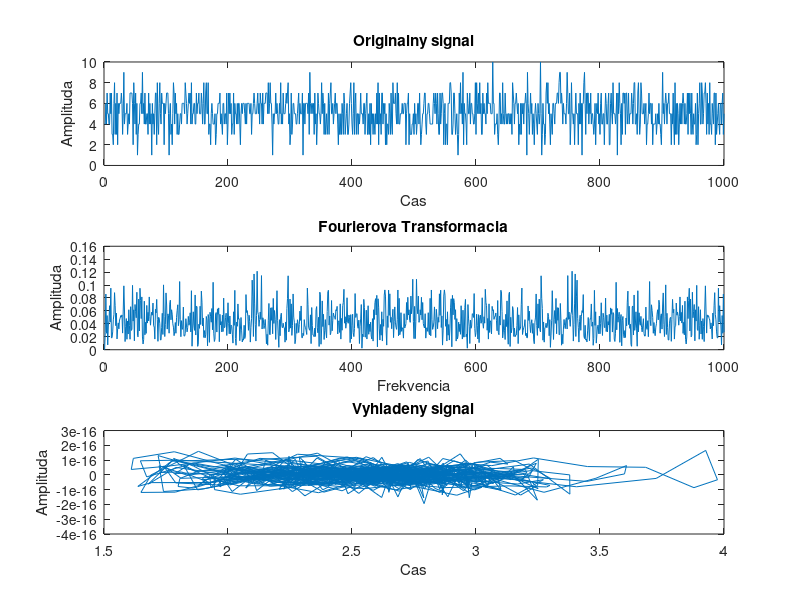

This figure's MATLAB source:

% Parameters
n = 10;
p = 0.5;
N = 1000;

% Generate binomial random numbers
a = binornd(n, p, 1, N);

% Fourier transform
c = fft(a) / N;
ca = abs(c);
ca(1) = 0;

% Vyhladenie
smooth_range = 100; % Počet frekvencií, ktoré chceme zachovať
c(smooth_range+2:end-smooth_range) = 0; % Vynulovanie frekvencií mimo rozsahu

y = ifft(c) * N/2;

subplot(3,1,1);
plot(a);
title('Originalny signal');
xlabel('Cas');
ylabel('Amplituda');

subplot(3,1,2);
plot(ca);
title('Fourierova Transformacia');
xlabel('Frekvencia');
ylabel('Amplituda');

subplot(3,1,3);
plot(y);
title('Vyhladeny signal');
xlabel('Cas');
ylabel('Amplituda');
